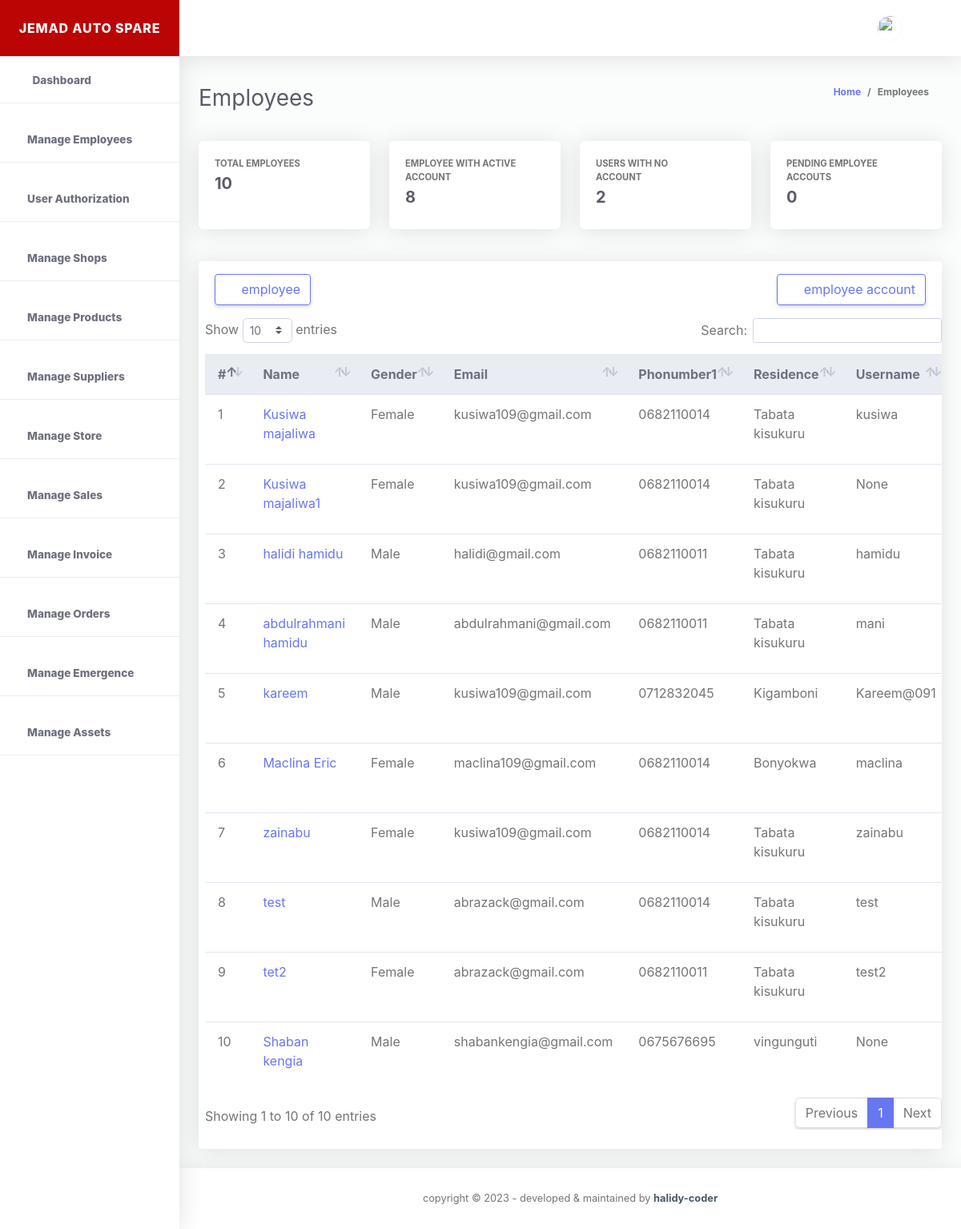
The page /my-employees (signed in) on the database its author committed.
### storeApp/models.py (models this page shows)
class EmployeeDetailInformations(models.Model):
    id = models.UUIDField(
        primary_key=True, default=uuid.uuid4, editable=False, unique=True)
    employee_Full_name = models.CharField(max_length=200)
    employee_gender = models.CharField(max_length=100)
    employee_email_address = models.EmailField()
    employee_start_date = models.DateField(auto_now_add=True)
    employee_phone_number1 = models.CharField(max_length=100)
    employee_phone_number2 = models.CharField(max_length=100)
    employee_residence_area = models.CharField(max_length=100)
    employee_username = models.CharField(max_length=100, null=True, blank=True)
    employee_password = models.CharField(max_length=100, null=True, blank=True)
    created_at = models.DateTimeField(auto_now_add=True)
    updated_at = models.DateTimeField(auto_now=True)
    class Meta:
        verbose_name_plural = 'list of Employees'
    def __str__(self):
        return str(self.employee_Full_name)

### storeApp/views.py (the view, shortened to what this page needs)
# urls.py: path('my-employees', views.employeePage, name="employeePage"),
@cache_control(no_cache=True, must_revalidate=True, no_store=True)
@login_required(login_url=LOGIN_URL)
def employeePage(request):
  if request.method == "POST" and request.POST.get('add_employee'):
    print(request.POST.get('employee_Full_name'))
    form = EmployeeDetailInformationsForm(request.POST)
    if form.is_valid():
      form.save()
      employee_Full_name = request.POST.get('employee_Full_name')
      messages.success(request, f"{employee_Full_name} added successFull by {request.user.username}")
      return redirect("storeApp:employeePage")
    else:
      messages.info(request, "please try again.")
      return redirect("storeApp:employeePage")
  else:
    try:
      get_all_user_authorizations = AuthorizeUsers.objects.get(select_user = request.user)
    except:
      messages.info(request, f"{request.user} does not have any credential yet!")
      return redirect("storeApp:employeePage")
    get_all_employee = EmployeeDetailInformations.objects.all()
    get_number__of_all_employee = EmployeeDetailInformations.objects.all().count()
    get_number__of_all_employee_with_no_account = EmployeeDetailInformations.objects.filter(employee_username = None).count()
    get_number__of_all_employee_with_account = get_number__of_all_employee - get_number__of_all_employee_with_no_account
    form = EmployeeAcountForm()
    template_name = 'store/employeePage.html'
    context = {
      'form':form,
      'get_number__of_all_employee':get_number__of_all_employee,
      'get_number__of_all_employee_with_no_account':get_number__of_all_employee_with_no_account,
      'get_number__of_all_employee_with_account':get_number__of_all_employee_with_account,
      'get_all_employee':get_all_employee,
      'get_all_user_authorizations':get_all_user_authorizations,
    }
    return render(request, template_name, context)

### storeApp/forms.py
class EmployeeAcountForm(UserCreationForm):
  class Meta:
    model =User
    fields =  ['first_name', 'username', 'password1', 'password2']

### templates/store/employeePage.html (shortened to what this page needs)
{% extends './base.html' %}
{% load static %}
{% block content %}
{% include './employeeStatusBar.html' %}
{% include './employeeDatatable.html' %}
{% endblock %}

### templates/store/employeeDatatable.html (shortened to what this page needs)
<div class="table_section">
  <div class="container-fluid">
    <div class="row">
      <div class="col-xl-12 col-lg-12 mb-4">
        <div class="card">
          <div class="card-header py-3 d-flex flex-row align-items-center justify-content-between">
            <button type="button" class="btn btn-outline-primary" data-toggle="modal" data-target="#employeeModal"
            id="#employeeModal"><i class="fas fa-plus p-1"></i>employee</button>
            <button type="button" class="btn btn-outline-primary" data-toggle="modal" data-target="#employeeAccountModal"
            id="#employeeAccountModal"><i class="fas fa-plus p-1"></i>employee account</button>
          </div>
          {% if get_number__of_all_employee%}
          <div class="table-responsive pl-2">
            <table class="table align-items-center table-flush table-hover" id="dataTableHover">
              <thead class="thead-light">
                <tr>
                  <th>#</th>
                  <th>Name</th>
                  <th>Gender</th>
                  <th>Email</th>
                  <th>Phonumber1</th>
                  <th>Residence</th>
                  <th>Username</th>
                </tr>
              </thead>
              <tbody>
                {% for employee in get_all_employee %}
                <tr>
                  <td>{{forloop.counter}}</td>
                  <td><a href="#">{{ employee.employee_Full_name}}</a></td>
                  <td>{{employee.employee_gender}}</td>
                  <td>{{employee.employee_email_address}}</td>
                  <td>{{employee.employee_phone_number1}}</td>
                  <td>{{employee.employee_residence_area}}</td>
                  <td>{{employee.employee_username}}</td>
                </tr>
              {% endfor %}
              </tbody>
            </table>
          </div>
          {% else %}
          <div class="table-responsive pl-2">
            <div class="empty_content">
              <p> No employee added yet! </p>
            </div>
          </div>
          {% endif %}
          <div class="card-footer"></div>
        </div>
      </div>
    </div>
  </div>
</div>

### static/css/ruang-admin.css (style rules this page uses)
html { position: relative; min-height: 100%; font-family: Nunito }
body { height: 100% }
.container, .container-fluid, .container-login { padding-left: 1.5rem; padding-right: 1.5rem }
.table-flush td, .table-flush th { border-right: 0; border-left: 0 }
.table-flush tbody tr:first-child td, .table-flush tbody tr:first-child th { border-top: 0 }
.table-flush tbody tr:last-child td, .table-flush tbody tr:last-child th { border-bottom: 0 }
.card .table { margin-bottom: 0 }
.card .table td, .card .table th { padding-right: 1rem; padding-left: 1rem }
.card { -webkit-box-shadow: 0 .15rem 1.75rem 0 rgba(58, 59, 69, .15) !important; box-shadow: 0 .15rem 1.75rem 0 rgba(58, 59, 69, .15) !important }

### rows shown on the page
EmployeeDetailInformations: employee_Full_name "Kusiwa majaliwa", employee_gender "Female", employee_email_address "kusiwa109@gmail.com", employee_phone_number1 "0682110014", employee_residence_area "Tabata kisukuru", employee_username "kusiwa"
EmployeeDetailInformations: employee_Full_name "Kusiwa majaliwa1", employee_gender "Female", employee_email_address "kusiwa109@gmail.com", employee_phone_number1 "0682110014", employee_residence_area "Tabata kisukuru", employee_username "None"
EmployeeDetailInformations: employee_Full_name "halidi hamidu", employee_gender "Male", employee_email_address "halidi@gmail.com", employee_phone_number1 "0682110011", employee_residence_area "Tabata kisukuru", employee_username "hamidu"
EmployeeDetailInformations: employee_Full_name "abdulrahmani hamidu", employee_gender "Male", employee_email_address "abdulrahmani@gmail.com", employee_phone_number1 "0682110011", employee_residence_area "Tabata kisukuru", employee_username "mani"
EmployeeDetailInformations: employee_Full_name "kareem", employee_gender "Male", employee_email_address "kusiwa109@gmail.com", employee_phone_number1 "0712832045", employee_residence_area "Kigamboni", employee_username "Kareem@091"
EmployeeDetailInformations: employee_Full_name "Maclina Eric", employee_gender "Female", employee_email_address "maclina109@gmail.com", employee_phone_number1 "0682110014", employee_residence_area "Bonyokwa", employee_username "maclina"
EmployeeDetailInformations: employee_Full_name "zainabu", employee_gender "Female", employee_email_address "kusiwa109@gmail.com", employee_phone_number1 "0682110014", employee_residence_area "Tabata kisukuru", employee_username "zainabu"
EmployeeDetailInformations: employee_Full_name "test", employee_gender "Male", employee_email_address "abrazack@gmail.com", employee_phone_number1 "0682110014", employee_residence_area "Tabata kisukuru", employee_username "test"
EmployeeDetailInformations: employee_Full_name "tet2", employee_gender "Female", employee_email_address "abrazack@gmail.com", employee_phone_number1 "0682110011", employee_residence_area "Tabata kisukuru", employee_username "test2"
EmployeeDetailInformations: employee_Full_name "Shaban kengia", employee_gender "Male", employee_email_address "shabankengia@gmail.com", employee_phone_number1 "0675676695", employee_residence_area "vingunguti", employee_username "None"

### other values the page prints
{{ get_number__of_all_employee }} "10"
{{ get_number__of_all_employee_with_account }} "8"
{{ get_number__of_all_employee_with_no_account }} "2"
